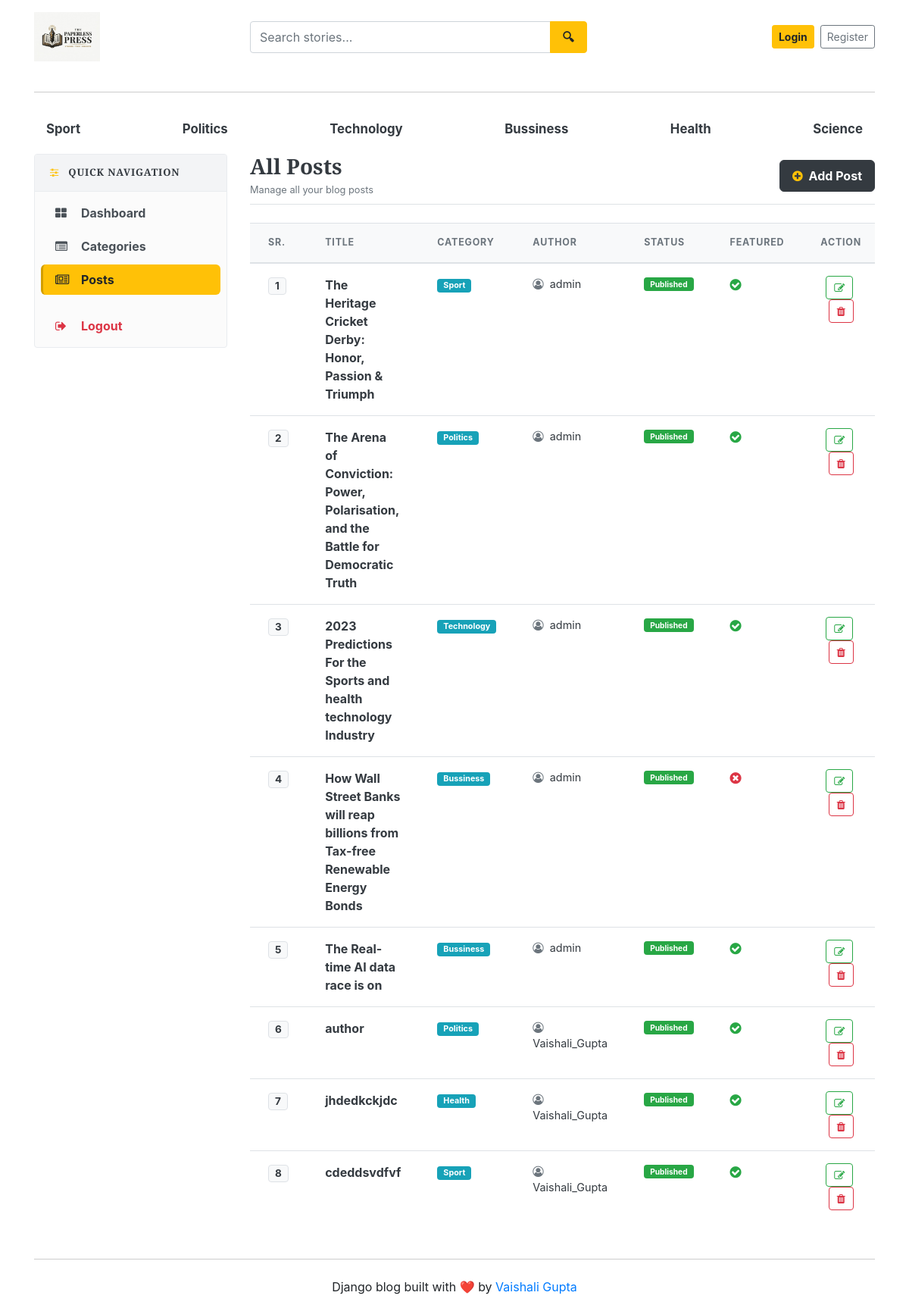
Before: /dashboard/posts/ with the older database file.
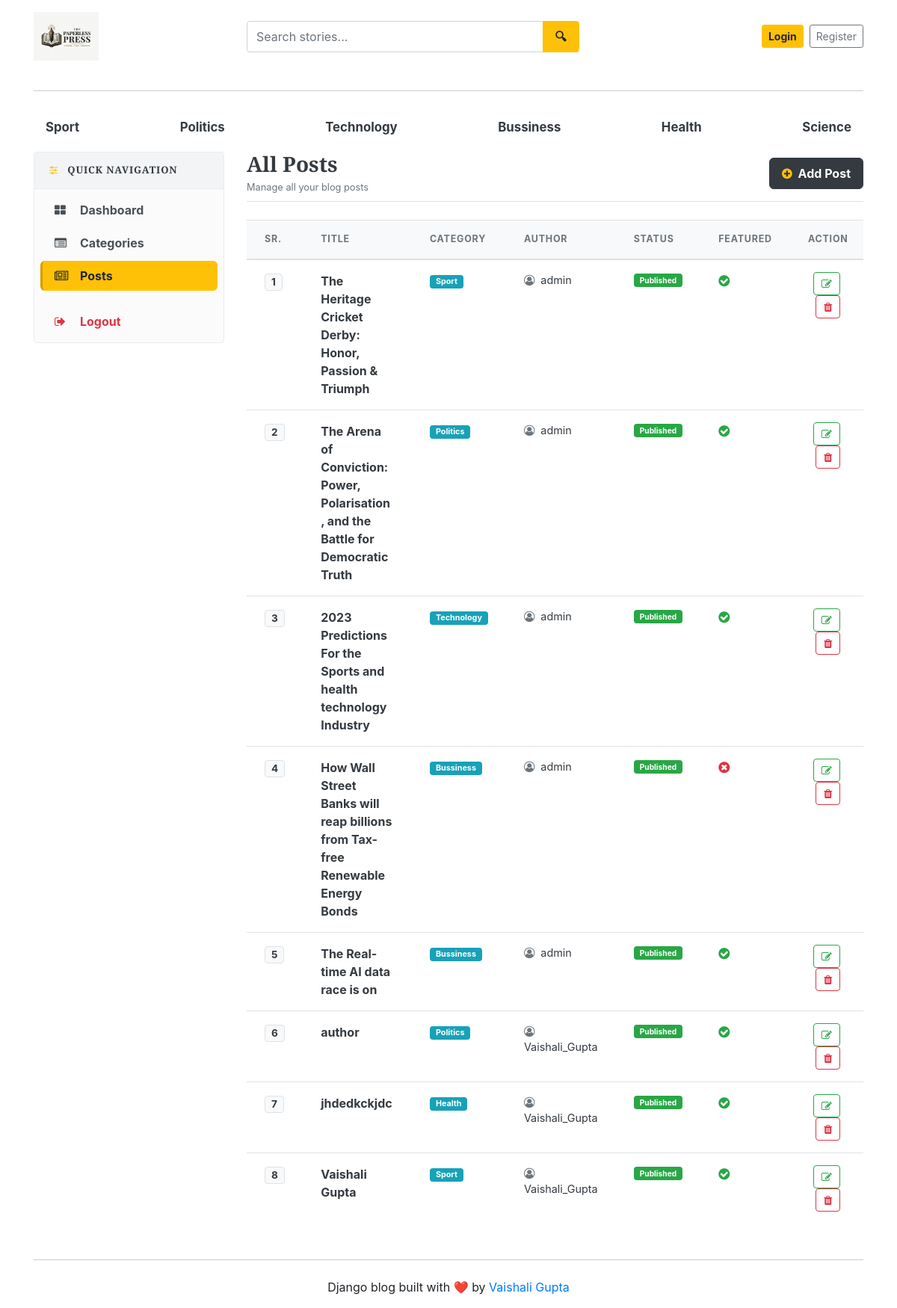
After: the same page with the newer database file.
### blogs/models.py (models this page shows, shortened)
class Blog(models.Model):
    title = models.CharField(max_length=100)
    slug = models.SlugField(max_length=150, unique=True, blank=True)
    category = models.ForeignKey(Category, on_delete=models.CASCADE)  #taking refrence from table category
    author = models.ForeignKey(User, on_delete=models.CASCADE)
    featured_image = models.ImageField(upload_to='uploads/%y/%m/%d')
    short_description = models.TextField(max_length=500)
    blog_body = models.TextField(max_length=500)
    status = models.CharField(max_length=20, choices=STATUS_CHOICES, default='Draft')
    is_featured = models.BooleanField(default=False)
    created_at = models.DateTimeField(auto_now_add=True)
    updated_at = models.DateTimeField(auto_now=True)

class Category(models.Model):
    category_name=models.CharField(max_length=50, unique=True)
    created_at = models.DateTimeField(auto_now_add=True)
    updated_at = models.DateTimeField(auto_now=True)
    class Meta :
        verbose_name_plural= 'categories'
    def __str__(self):
        return self.category_name

### dashboards/views.py (the view)
# urls.py: path('posts/', views.posts, name='posts' ),
def posts(request):
    posts=Blog.objects.all()
    context={
        'posts':posts,
    }
    return render(request, 'dashboard/posts.html', context)

### blogs/context_processors.py (called while the page is built)
def get_categories(request):
    categories=Category.objects.all()
    return dict(categories=categories)

def get_social_links(request):
    social_links = SocialLink.objects.all()
    about = About.objects.first()  # first entry nikal lega
    return dict(social_links=social_links, about=about)

### templates/dashboard/posts.html (shortened to what the changed rows need)
{% extends 'base.html' %}
{% block content %}
<div class="row">
    <div class="col-md-9 mb-4">
        <div class="card border-0 shadow-sm rounded-lg overflow-hidden">
            <div class="table-responsive">
                <table class="table table-hover align-middle mb-0">
                    <thead style="background-color: #f8f9fa; border-bottom: 2px solid #e9ecef;">
                        <tr>
                            <th scope="col" class="py-3 px-4 text-secondary font-weight-bold text-uppercase" style="font-size: 0.78rem; letter-spacing: 0.8px;">Sr.</th>
                            <th scope="col" class="py-3 px-4 text-secondary font-weight-bold text-uppercase" style="font-size: 0.78rem; letter-spacing: 0.8px;">Title</th>
                            <th scope="col" class="py-3 px-4 text-secondary font-weight-bold text-uppercase" style="font-size: 0.78rem; letter-spacing: 0.8px;">Category</th>
                            <th scope="col" class="py-3 px-4 text-secondary font-weight-bold text-uppercase" style="font-size: 0.78rem; letter-spacing: 0.8px;">Author</th>
                            <th scope="col" class="py-3 px-4 text-secondary font-weight-bold text-uppercase" style="font-size: 0.78rem; letter-spacing: 0.8px;">Status</th>
                            <th scope="col" class="py-3 px-4 text-secondary font-weight-bold text-uppercase" style="font-size: 0.78rem; letter-spacing: 0.8px;">Featured</th>
                            <th scope="col" class="py-3 px-4 text-secondary font-weight-bold text-uppercase text-center" style="font-size: 0.78rem; letter-spacing: 0.8px;">Action</th>
                        </tr>
                    </thead>
                    <tbody>
                        {% for post in posts %}
                        <tr style="transition: background-color 0.2s ease;">
                            <td class="py-3 px-4 font-weight-bold text-muted">
                                <span class="badge badge-light border text-dark px-2 py-1" style="font-size: 0.85rem;">{{ forloop.counter }}</span>
                            </td>
                            <td class="py-3 px-4 font-weight-bold text-dark">
                                {{ post.title }}
                            </td>
                            <td class="py-3 px-4 text-muted" style="font-size: 0.9rem;">
                                <span class="badge badge-info px-2 py-1">{{ post.category }}</span>
                            </td>
                            <td class="py-3 px-4 text-dark" style="font-size: 0.9rem;">
                                <i class="fa fa-user-circle-o mr-1 text-secondary"></i> {{ post.author }}
                            </td>
                            <td class="py-3 px-4" style="font-size: 0.85rem;">
                                {% if post.status == 'Published' or post.status == 1 %}
                                    <span class="badge badge-success px-2 py-1">Published</span>
                                {% else %}
                                    <span class="badge badge-secondary px-2 py-1">Draft</span>
                                {% endif %}
                            </td>
                            <td class="py-3 px-4 text-muted">
                                {% if post.is_featured %}
                                    <i class="fa fa-check-circle text-success" style="font-size: 1.1rem;" title="Featured"></i>
                                {% else %}
                                    <i class="fa fa-times-circle text-danger" style="font-size: 1.1rem;" title="Not Featured"></i>
                                {% endif %}
                            </td>
                            <td class="py-3 px-4 text-center">
                                <a href="{% url 'edit_post' post.id %}" class="btn btn-sm btn-outline-success mr-1" title="Edit Post" style="border-radius: 4px; padding: 4px 10px;">
                                    <i class="fa fa-edit"></i>
                                </a>
                                <a href="{% url 'delete_post' post.id %}" class="btn btn-sm btn-outline-danger" title="Delete Post" style="border-radius: 4px; padding: 4px 10px;" onclick="return confirm('Are you sure you want to delete this post?');">
                                    <i class="fa fa-trash"></i>
                                </a>
                            </td>
                        </tr>
                        {% endfor %}
                    </tbody>
                </table>
            </div>
        </div>
    </div>
</div>
{% endblock %}

Changed rows visible on the page:
changed Blog: title "cdeddsvdfvf" → "Vaishali Gupta"
